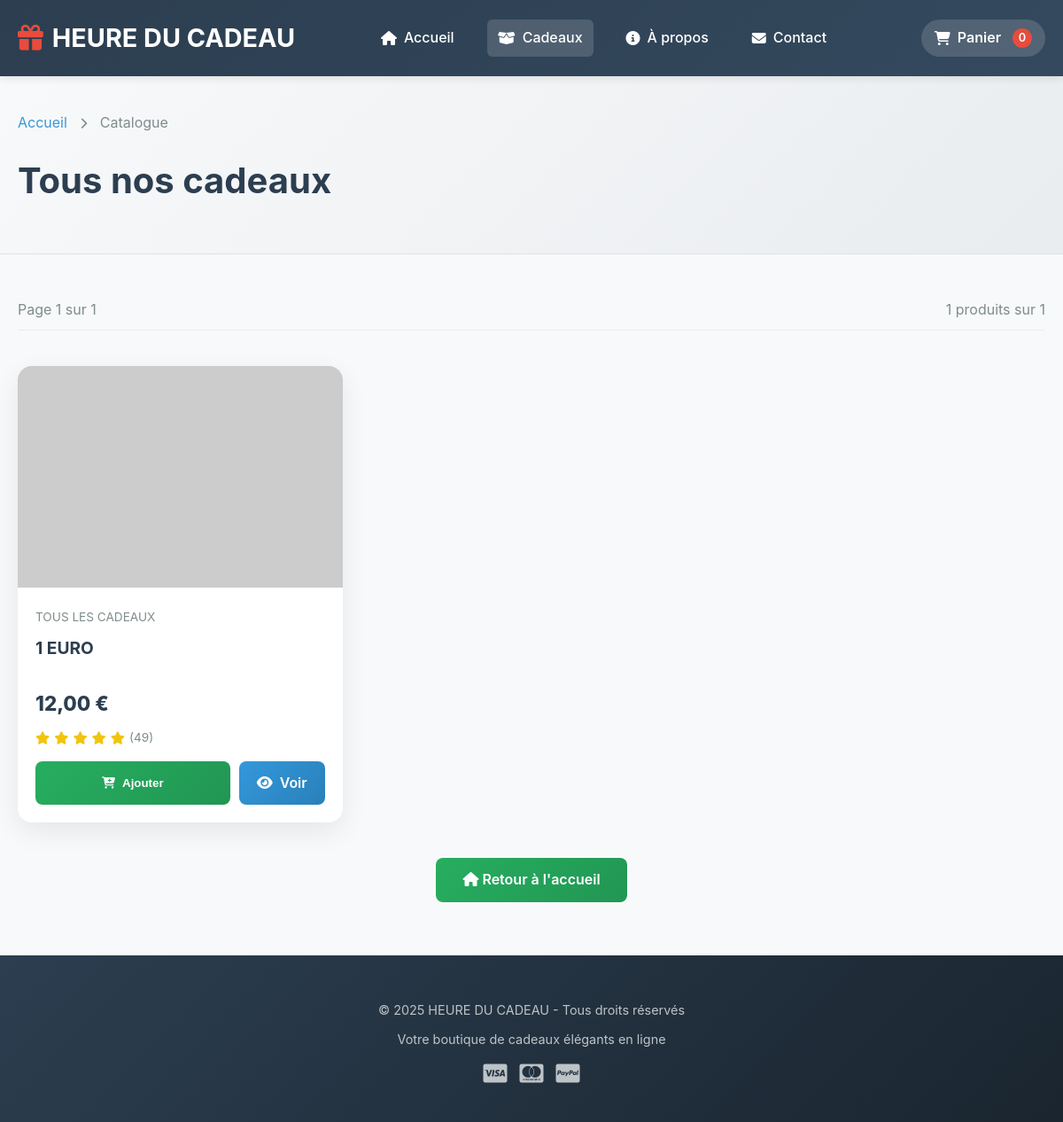
The page /catalogue.php on the database as committed earlier.
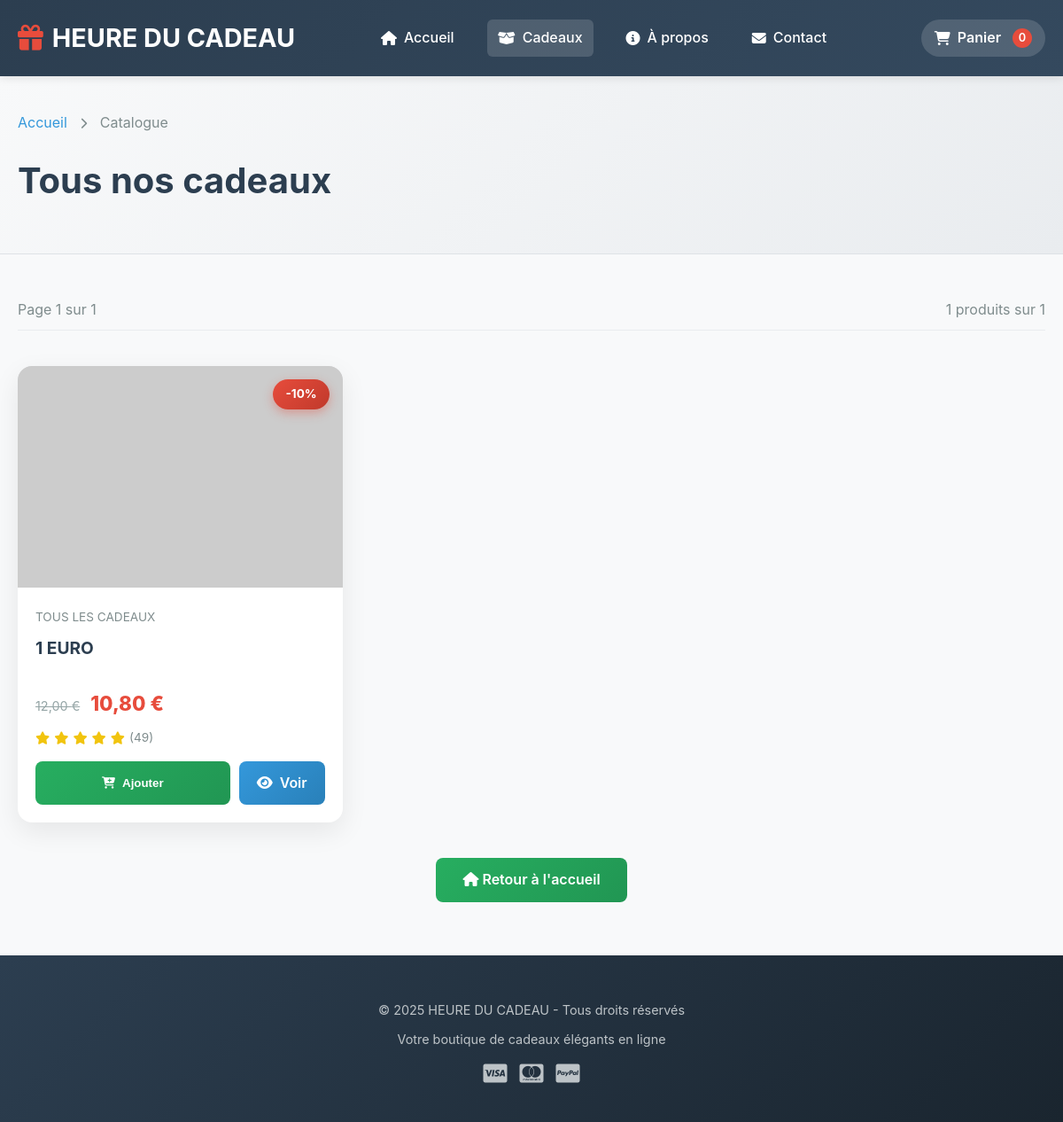
The same page on the database as committed later.
### tables this page shows
CREATE TABLE `produits` (
  `id_produit` int NOT NULL,
  `reference` varchar(50) NOT NULL,
  `nom` varchar(255) NOT NULL,
  `slug` varchar(255) NOT NULL,
  `description` text,
  `description_courte` text,
  `prix_ht` decimal(10,2) NOT NULL,
  `tva` decimal(4,2) DEFAULT '20.00',
  `prix_ttc` decimal(10,2) GENERATED ALWAYS AS ((`prix_ht` * (1 + (`tva` / 100)))) STORED,
  `quantite_stock` int DEFAULT '0',
  `seuil_alerte` int DEFAULT '10',
  `id_categorie` int NOT NULL,
  `marque` varchar(100) DEFAULT NULL,
  `poids` decimal(6,2) DEFAULT NULL COMMENT 'en grammes',
  `dimensions` varchar(50) DEFAULT NULL COMMENT 'LxHxP en cm',
  `materiau` varchar(100) DEFAULT NULL,
  `couleur` varchar(50) DEFAULT NULL,
  `made_in` varchar(50) DEFAULT NULL,
  `personnalisable` tinyint(1) DEFAULT '0',
  `ecologique` tinyint(1) DEFAULT '0',
  `made_in_france` tinyint(1) DEFAULT '0',
  `artisanal` tinyint(1) DEFAULT '0',
  `exclusif` tinyint(1) DEFAULT '0',
  `note_moyenne` decimal(3,2) DEFAULT '0.00',
  `nombre_avis` int DEFAULT '0',
  `vues` int DEFAULT '0',
  `ventes` int DEFAULT '0',
  `statut` enum('actif','inactif','rupture','bientot') DEFAULT 'actif',
  `date_creation` datetime DEFAULT CURRENT_TIMESTAMP,
  `date_modification` datetime DEFAULT NULL ON UPDATE CURRENT_TIMESTAMP
);

CREATE TABLE `categories` (
  `id_categorie` int NOT NULL,
  `nom` varchar(100) NOT NULL,
  `slug` varchar(100) NOT NULL,
  `description` text,
  `parent_id` int DEFAULT NULL,
  `image` varchar(255) DEFAULT NULL,
  `ordre` int DEFAULT '0',
  `active` tinyint(1) DEFAULT '1',
  `meta_titre` varchar(255) DEFAULT NULL,
  `meta_description` text,
  `date_creation` datetime DEFAULT CURRENT_TIMESTAMP
);

### session_verification.php (called while the page is built, shortened)
<?php
function getCartItemsFromBDD($pdo) {
    $session_id = session_id();
    $client_id = $_SESSION[SESSION_KEY_CLIENT_ID] ?? null;
    try {
        if ($client_id) {
            $stmt = $pdo->prepare("
                SELECT id_panier FROM panier
                WHERE id_client = ? AND statut = 'actif'
                ORDER BY date_creation DESC LIMIT 1
            ");
            $stmt->execute([$client_id]);
        } else {
            $stmt = $pdo->prepare("
                SELECT id_panier FROM panier
                WHERE session_id = ? AND statut = 'actif'
                ORDER BY date_creation DESC LIMIT 1
            ");
            $stmt->execute([$session_id]);
        }
        $panier = $stmt->fetch();
        if (!$panier) {
            return [
                'success' => true,
                'panier' => [],
                'sous_total' => 0,
                'total_items' => 0
            ];
        }
        $id_panier = $panier['id_panier'];
        $stmt = $pdo->prepare("
            SELECT
                pi.id_item,
                pi.id_produit,
                pi.quantite,
                pi.prix_unitaire,
                pi.date_ajout,
                p.nom,
                p.reference,
                p.slug,
                p.quantite_stock,
                p.description_courte,
                (SELECT url_image FROM images_produits WHERE id_produit = p.id_produit AND principale = 1 LIMIT 1) as image,
                (pi.quantite * pi.prix_unitaire) as prix_total
            FROM panier_items pi
            INNER JOIN produits p ON pi.id_produit = p.id_produit
            WHERE pi.id_panier = ?
            ORDER BY pi.date_ajout DESC
        ");
        $stmt->execute([$id_panier]);
        $items = $stmt->fetchAll();
        $sous_total = 0;
        $total_items = 0;
        return [
            'success' => true,
            'panier' => $items,
            'sous_total' => round($sous_total, 2),
            'total_items' => $total_items,
            'panier_id' => (int)$id_panier
        ];
    } catch (Exception $e) {
        error_log("Erreur getCartItemsFromBDD: " . $e->getMessage());
        return [
            'success' => false,
            'message' => 'Erreur lors de la récupération du panier',
            'panier' => [],
            'sous_total' => 0,
            'total_items' => 0
        ];
    }
}
?>

### catalogue.php (the view, shortened to what this page needs)
<?php
require_once 'session_verification.php';
$produits_par_page = 12;
$page = isset($_GET['page']) ? (int)$_GET['page'] : 1;
$offset = ($page - 1) * $produits_par_page;
$categorie_id = isset($_GET['categorie']) ? (int)$_GET['categorie'] : 0;
$is_all_categories = ($categorie_id <= 0);
$pdo = getPDOConnection();
$produits = [];
$categorie = null;
$total_produits = 0;
$total_pages = 1;
$erreur_bdd = false;
$message_erreur = '';
if ($pdo) {
    try {
        if (!$erreur_bdd) {
            if ($is_all_categories) {
                $stmt_count = $pdo->query("SELECT COUNT(*) FROM produits WHERE statut = 'actif'");
            } else {
                $stmt_count = $pdo->prepare("SELECT COUNT(*) FROM produits WHERE statut = 'actif' AND id_categorie = ?");
                $stmt_count->execute([$categorie_id]);
            }
            $total_produits = $stmt_count->fetchColumn();
            $total_pages = ceil($total_produits / $produits_par_page);
            if ($is_all_categories) {
                $sql = "SELECT DISTINCT p.*, c.nom as categorie_nom, c.id_categorie as categorie_id
                        FROM produits p
                        LEFT JOIN categories c ON p.id_categorie = c.id_categorie
                        WHERE p.statut = 'actif'
                        ORDER BY p.date_creation DESC, p.id_produit DESC
                        LIMIT ? OFFSET ?";
                $stmt = $pdo->prepare($sql);
                $stmt->execute([$produits_par_page, $offset]);
            }
            $produits = $stmt->fetchAll();
            $images = [];
            if (!empty($produits)) {
                $ids = array_unique(array_column($produits, 'id_produit'));
                if (!empty($ids)) {
                    $placeholders = implode(',', array_fill(0, count($ids), '?'));
                    $stmt_imgs = $pdo->prepare("SELECT id_produit, url_image, principale
                                                FROM images_produits
                                                WHERE id_produit IN ($placeholders)
                                                ORDER BY principale DESC, ordre ASC, id_image ASC");
                    $stmt_imgs->execute($ids);
                    while ($img = $stmt_imgs->fetch()) {
                        if (!isset($images[$img['id_produit']])) {
                            $images[$img['id_produit']] = $img['url_image'];
                        }
                    }
                }
            }
        }
    } catch (Exception $e) {
        error_log("Erreur récupération catalogue: " . $e->getMessage());
        $erreur_bdd = true;
        $message_erreur = $e->getMessage();
    }
} else {
    $erreur_bdd = true;
    $message_erreur = "Impossible de se connecter à la base de données";
}
$panier_data = getCartItemsFromBDD($pdo);
$panier_count = $panier_data['total_items'] ?? 0;
if ($is_all_categories) {
    $page_title = "Tous nos cadeaux";
} else {
    $page_title = $categorie ? htmlspecialchars($categorie['nom']) : "Catégorie introuvable";
}
?>
<!DOCTYPE html>
<html lang="fr">
<head>
    <link rel="stylesheet" href="https://cdnjs.cloudflare.com/ajax/libs/font-awesome/6.4.0/css/all.min.css">
</head>
<body>
    <header>
        <div class="container">
            <div class="header-content">
                <a href="index.php" class="logo"><i class="fas fa-gift"></i> HEURE DU CADEAU</a>
                <nav>
                    <a href="index.php"><i class="fas fa-home"></i> Accueil</a>
                    <a href="catalogue.php" class="active"><i class="fas fa-box-open"></i> Cadeaux</a>
                    <a href="apropos.html"><i class="fas fa-info-circle"></i> À propos</a>
                    <a href="contact.html"><i class="fas fa-envelope"></i> Contact</a>
                </nav>
                <div class="cart-wrapper">
                    <a href="panier.html" class="cart-link" id="cartToggle">
                        <i class="fas fa-shopping-cart"></i>
                        <span>Panier</span>
                        <span class="cart-count" id="cartCount"><?= $panier_count ?></span>
                    </a>
                </div>
            </div>
        </div>
    </header>
    <section class="catalogue-header">
        <div class="container">
            <div class="breadcrumb">
                <a href="index.php">Accueil</a> <i class="fas fa-chevron-right"></i>
                <?php if ($is_all_categories): ?>
                    <span>Catalogue</span>
                <?php else: ?>
                    <a href="catalogue.php">Catalogue</a> <i class="fas fa-chevron-right"></i>
                    <span><?= htmlspecialchars($categorie['nom']) ?></span>
                <?php endif; ?>
            </div>
            <h1><?= $page_title ?></h1>
        </div>
    </section>
    <section class="container">
        <div class="products-info">
            <span>Page <?= $page ?> sur <?= $total_pages ?></span>
            <span><?= count($produits) ?> produits sur <?= $total_produits ?></span>
        </div>
        <div class="products-grid" id="featuredProducts">
            <?php if ($erreur_bdd): ?>
                <div class="empty-state"><i class="fas fa-exclamation-triangle"></i><h3>Erreur de chargement</h3><p><?= htmlspecialchars($message_erreur) ?></p><button onclick="window.location.reload()" class="btn-add-to-cart" style="display: inline-block;"><i class="fas fa-sync-alt"></i> Réessayer</button></div>
            <?php else: ?>
                <?php foreach ($produits as $produit):
                    $prix_original = $produit['prix_original'] ?? $produit['prix_ttc'];
                    $prix_promo = $produit['prix_promo'] ?? $prix_original;
                    $reduction_percent = $produit['reduction_percent'] ?? 0;
                    $has_promotion = $produit['has_promotion'] ?? false;
                    $prix_affiche = number_format($prix_promo, 2, ',', ' ');
                    $prix_original_affiche = number_format($prix_original, 2, ',', ' ');
                    $image_url = isset($images[$produit['id_produit']]) ? $images[$produit['id_produit']] : 'https://via.placeholder.com/300x300/95a5a6/ffffff?text=Produit';
                    $stock = $produit['quantite_stock'] ?? 0;
                    $en_stock = $stock > 0;
                ?>
                <div class="product-card" data-id="<?= $produit['id_produit'] ?>" id="product-<?= $produit['id_produit'] ?>">
                    <?php if ($has_promotion && $reduction_percent > 0): ?><span class="discount-badge">-<?= round($reduction_percent) ?>%</span><?php endif; ?>
                    <div class="product-image">
                        <img src="<?= htmlspecialchars($image_url) ?>" alt="<?= htmlspecialchars($produit['nom'] ?? 'Produit') ?>" loading="lazy" onerror="this.src='https://via.placeholder.com/300x300/95a5a6/ffffff?text=Produit'">
                    </div>
                    <div class="product-info">
                        <span class="product-category"><?= htmlspecialchars($produit['categorie_nom'] ?? ($is_all_categories ? 'Cadeau' : $categorie['nom'])) ?></span>
                        <h3><?= htmlspecialchars($produit['nom'] ?? 'Produit sans nom') ?></h3>
                        <?php if ($has_promotion && $prix_promo < $prix_original): ?>
                            <div class="product-price-wrapper"><span class="old-price"><?= $prix_original_affiche ?> €</span><span class="new-price"><?= $prix_affiche ?> €</span></div>
                        <?php else: ?>
                            <div class="product-price"><?= $prix_affiche ?> €</div>
                        <?php endif; ?>
                        <div class="product-rating"><?php for($i = 1; $i <= 5; $i++): ?><i class="fas fa-star"></i><?php endfor; ?><span class="rating-count">(<?= rand(5, 50) ?>)</span></div>
                        <div class="product-actions">
                            <button class="btn-add-to-cart" data-id="<?= $produit['id_produit'] ?>" <?= !$en_stock ? 'disabled' : '' ?> data-nom="<?= htmlspecialchars($produit['nom']) ?>" data-prix="<?= $prix_promo ?>" data-image="<?= $image_url ?>"><i class="fas fa-cart-plus"></i> <?= $en_stock ? 'Ajouter' : 'Rupture' ?></button>
                            <a href="produit.php?id=<?= $produit['id_produit'] ?>" class="btn-view"><i class="fas fa-eye"></i> Voir</a>
                        </div>
                    </div>
                </div>
                <?php endforeach; ?>
            <?php endif; ?>
        </div>
        <div class="text-center" style="margin-top: 20px; margin-bottom: 40px;">
            <a href="index.php" class="btn-home" style="display: inline-block; padding: 12px 30px; background: linear-gradient(135deg, #27ae60, #219653); color: white; border-radius: 8px; text-decoration: none; font-weight: 600;"><i class="fas fa-home"></i> Retour à l'accueil</a>
        </div>
    </section>
    <footer>
        <div class="container">
            <div class="footer-content">
                <p>&copy; 2025 HEURE DU CADEAU - Tous droits réservés</p>
                <p>Votre boutique de cadeaux élégants en ligne</p>
                <p style="margin-top: 15px"><i class="fab fa-cc-visa"></i> <i class="fab fa-cc-mastercard"></i> <i class="fab fa-cc-paypal"></i></p>
            </div>
        </div>
    </footer>
</body>
</html>

Rows that differ between the two databases and show on the page:
changed produits "1 EURO": reduction_percent (not shown) → "10"; prix_original_affiche (not shown) → "12,00"; prix_affiche (not shown) → "10,80"; prix_ttc "12,00" → (not shown)
